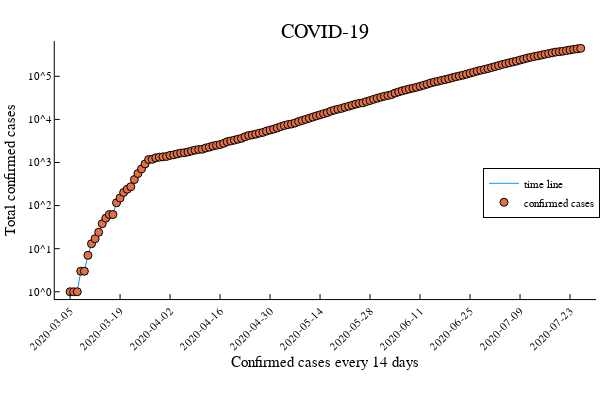

Source (notebook cell):
### Code cell
#Notes:
#Added scatter!()
#confirmeddays = x
#sadata = y.
#xticks=confirmeddays[1:14:end] : Every 14 days
#optional label="time line" m=:o  The letter o form the point in the graph

covid19confirmedcases = plot(confirmeddays, label="time line", sadata,
                                xticks=confirmeddays[1:14:end], 
                                xrotation=45, 
                                leg=:right, 
                                yscale=:log10,
                                grid=false)
    scatter!(confirmeddays, sadata, 
            linewidths=1, 
            hover=sadata,
            label = "confirmed cases")

theme(:dark)
xlabel!("Confirmed cases every 14 days")
ylabel!("Total confirmed cases")
title!("COVID-19")

### Figure 1 — Plotly figure (JSON) as saved in the notebook; plotly's stock layout.template omitted (floating-point values rounded to 4 significant figures; data arrays with more than 128 entries replaced by an {"elided": "..."} marker saying what was removed)
{"data": [{"colorbar": {"title": ""}, "legendgroup": "time line", "line": {"color": "rgba(0, 154, 250, 1.000)", "dash": "solid", "shape": "linear", "width": 1}, "mode": "lines", "name": "time line", "showlegend": true, "type": "scatter", "x": {"elided": "144 int values"}, "xaxis": "x1", "y": {"elided": "144 int values"}, "yaxis": "y1", "zmax": null, "zmin": null}, {"colorbar": {"title": ""}, "hoverinfo": "text", "legendgroup": "confirmed cases", "marker": {"color": "rgba(227, 111, 71, 1.000)", "line": {"color": "rgba(0, 0, 0, 1.000)", "width": 1}, "size": 8, "symbol": "circle"}, "mode": "markers", "name": "confirmed cases", "showlegend": true, "text": {"elided": "144 int values"}, "type": "scatter", "x": {"elided": "144 int values"}, "xaxis": "x1", "y": {"elided": "144 int values"}, "yaxis": "y1", "zmax": null, "zmin": null}], "layout": {"annotations": [{"font": {"color": "rgba(0, 0, 0, 1.000)", "family": "sans-serif", "size": 20}, "rotation": 0, "showarrow": false, "text": "COVID-19", "x": 0.5424, "xanchor": "center", "xref": "paper", "y": 1, "yanchor": "top", "yref": "paper"}], "height": 400, "legend": {"bgcolor": "rgba(255, 255, 255, 1.000)", "bordercolor": "rgba(0, 0, 0, 1.000)", "borderwidth": 1, "font": {"color": "rgba(0, 0, 0, 1.000)", "family": "sans-serif", "size": 11}, "tracegroupgap": 0, "traceorder": "normal", "x": 1, "xanchor": "right", "y": 0.52, "yanchor": "middle"}, "margin": {"b": 20, "l": 0, "r": 0, "t": 20}, "paper_bgcolor": "rgba(255, 255, 255, 1.000)", "plot_bgcolor": "rgba(255, 255, 255, 1.000)", "showlegend": true, "width": 600, "xaxis": {"anchor": "y1", "domain": [0.09128, 0.9934], "gridcolor": "rgba(0, 0, 0, 0.100)", "gridwidth": 0.5, "linecolor": "rgba(0, 0, 0, 1.000)", "mirror": false, "range": [737500.0, 737600.0], "showgrid": false, "showline": true, "showticklabels": true, "tickangle": -45, "tickcolor": "rgb(0, 0, 0)", "tickfont": {"color": "rgba(0, 0, 0, 1.000)", "family": "sans-serif", "size": 11}, "tickmode": "array", "ticks": "inside", "ticktext": ["2020-03-05", "2020-03-19", "2020-04-02", "2020-04-16", "2020-04-30", "2020-05-14", "2020-05-28", "2020-06-11", "2020-06-25", "2020-07-09", "2020-07-23"], "tickvals": [737489, 737503, 737517, 737531, 737545, 737559, 737573, 737587, 737601, 737615, 737629], "title": "Confirmed cases every 14 days", "titlefont": {"color": "rgba(0, 0, 0, 1.000)", "family": "sans-serif", "size": 15}, "type": "-", "visible": true, "zeroline": false, "zerolinecolor": "rgba(0, 0, 0, 1.000)"}, "yaxis": {"anchor": "x1", "domain": [0.2248, 0.9415], "gridcolor": "rgba(0, 0, 0, 0.100)", "gridwidth": 0.5, "linecolor": "rgba(0, 0, 0, 1.000)", "mirror": false, "range": [-0.1695, 5.818], "showgrid": false, "showline": true, "showticklabels": true, "tickangle": 0, "tickcolor": "rgb(0, 0, 0)", "tickfont": {"color": "rgba(0, 0, 0, 1.000)", "family": "sans-serif", "size": 11}, "tickmode": "array", "ticks": "inside", "ticktext": ["10^0", "10^1", "10^2", "10^3", "10^4", "10^5"], "tickvals": [1, 10, 100, 1000, 10000, 100000], "title": "Total confirmed cases", "titlefont": {"color": "rgba(0, 0, 0, 1.000)", "family": "sans-serif", "size": 15}, "type": "log", "visible": true, "zeroline": false, "zerolinecolor": "rgba(0, 0, 0, 1.000)"}}}
